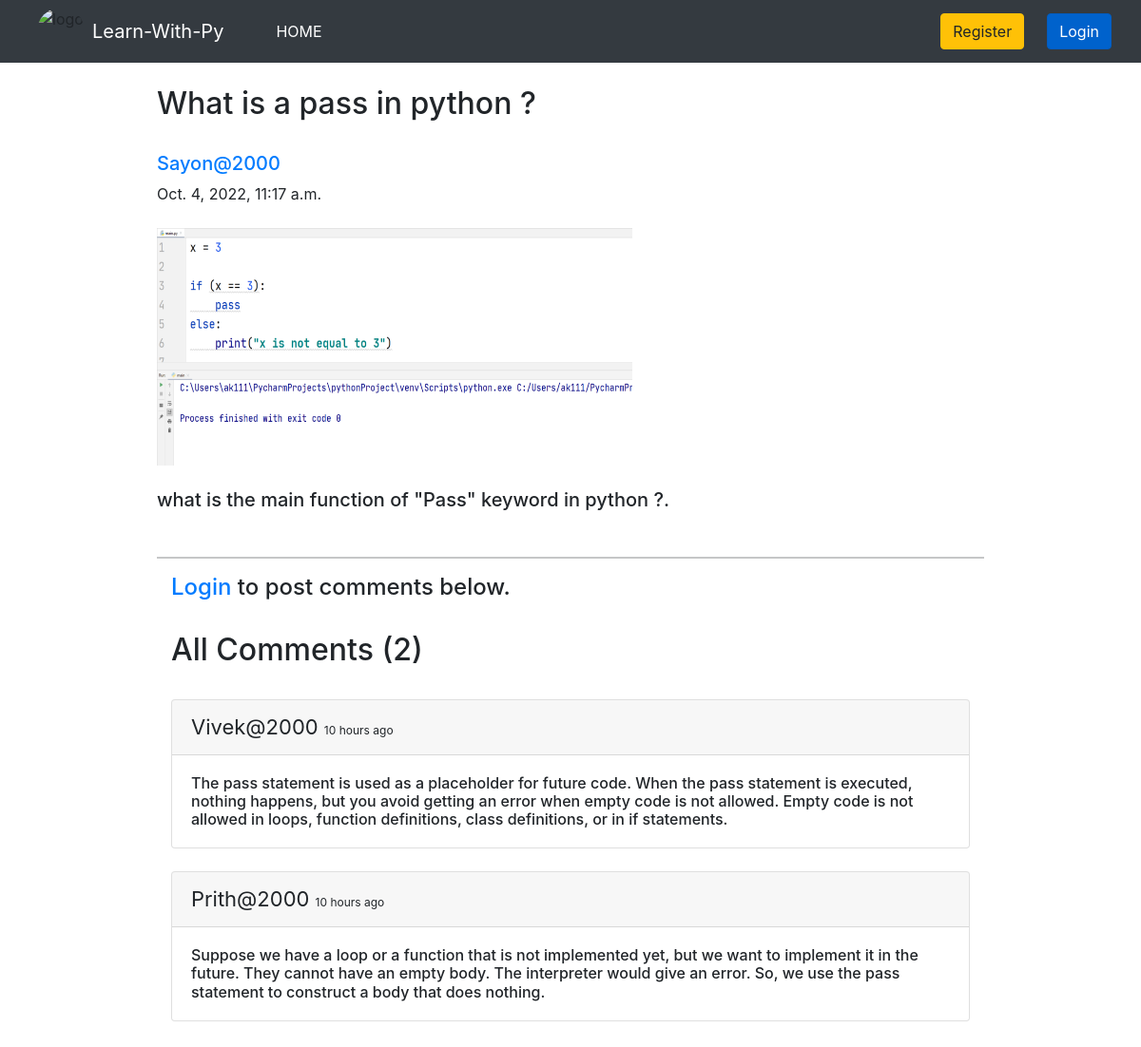
Screenshot of /blog/pass_py/ with the database file from the repository.
### home/models.py (models this page shows, shortened)
class BlogPost(models.Model):
    query=models.CharField(max_length=255)
    author= models.ForeignKey(User, on_delete=models.CASCADE)
    tagline=models.CharField(max_length=130)
    details=models.TextField()
    image = models.ImageField(upload_to="profile_pics", blank=True, null=True)
    dateTime=models.DateTimeField(auto_now_add=True)

class Comment(models.Model):
    user = models.ForeignKey(User, on_delete=models.CASCADE)
    content = models.TextField()
    blog = models.ForeignKey(BlogPost, on_delete=models.CASCADE)
    parent_comment = models.ForeignKey('self', on_delete=models.CASCADE, null=True, blank=True)
    dateTime=models.DateTimeField(default=now)

### home/views.py (the view)
# urls.py: path("blog/<str:tagline>/", views.blogs_comments, name="blogs_comments"),
def blogs_comments(request, tagline):
    post = BlogPost.objects.filter(tagline=tagline).first()
    comments = Comment.objects.filter(blog=post)
    if request.method=="POST":
        user = request.user
        content = request.POST.get('content','')
        blog_id =request.POST.get('blog_id','')
        comment = Comment(user = user, content = content, blog=post)
        comment.save()
    return render(request, "blog_comments.html", {'post':post, 'comments':comments})

### home/templates/blog_comments.html (shortened to what this page needs)
{% extends 'base.html' %}
{% block body %}
{% load humanize %}
<div class="container w-75 my-4">
      <h2 class="blog-post-title">{{post.query}}</h2>
      <br>
      <div class="media">
            <div class="media-body">
                  <h5 class="mt-0"><a href="/user_profile/{{post.author.id}}/">{{post.author}}
                        </a></h5>
                  {{post.dateTime}}
            </div>
      </div>
      <br>
   <img src="/media/{{post.image}}" alt="" height="250px" width="500px">
      <br>
      <br>
      <h5>{{post.details}}.</h5>
      <br>
      <hr>
      {% if user.is_authenticated %}
      <div class="container">
            <h2>Add Comments Here</h2>
            <form action="/blog/{{post.tagline}}/" method="POST"> {% csrf_token %}
                  <div class="form-floating">
                        <textarea class="form-control" placeholder="Leave a comment here" id="floatingTextarea2"
                              style="height: 100px" id="content" name="content"></textarea>
                        <label for="floatingTextarea2">Leave a comment here.</label>
                        <br>
                        <button type="submit" class="btn btn-primary">Comment</button>
                  </div>
            </form>
            {% else %}
            <div class="container">
                  <h4><a href="/login/">Login</a> to post comments below.</h4>
                  {% endif %}
                  <br>
                  <h2>All Comments ({{comments.count}})</h2>
                  <br>
                  {% for comment in comments %}
                  <div class="card">
                        <div class="card-header">
                              <span style="font-size: 22px;">{{comment.user}} </span> <span
                                    style="font-size: 12px;">{{comment.dateTime | naturaltime}}</span>
                        </div>
                        <div class="card-body">
                              <h6 class="card-text">{{comment.content}}</h6>
                        </div>
                  </div>
                  <br>
                  {% endfor %}
            </div>
      </div>
      {% endblock %}

### rows the page displays
BlogPost: query "What is a pass in python ?", author "Sayon@2000", dateTime "Oct. 4, 2022, 11:17 a.m.", image (picture), details "what is the main function of \"Pass\" keyword in python ?"
Comment: user "Vivek@2000", dateTime "10 hours ago", content "The pass statement is used as a placeholder for future code. When the pass statement is executed, nothing happens, but you avoid getting an error when empty code is not allowed. Empty code is not allowed in loops, function definitions, class definitions, or in if statements."
Comment: user "Prith@2000", dateTime "10 hours ago", content "Suppose we have a loop or a function that is not implemented yet, but we want to implement it in the future. They cannot have an empty body. The interpreter would give an error. So, we use the pass statement to construct a body that does nothing."

### other values shown
{{ comments.count }} "2"
